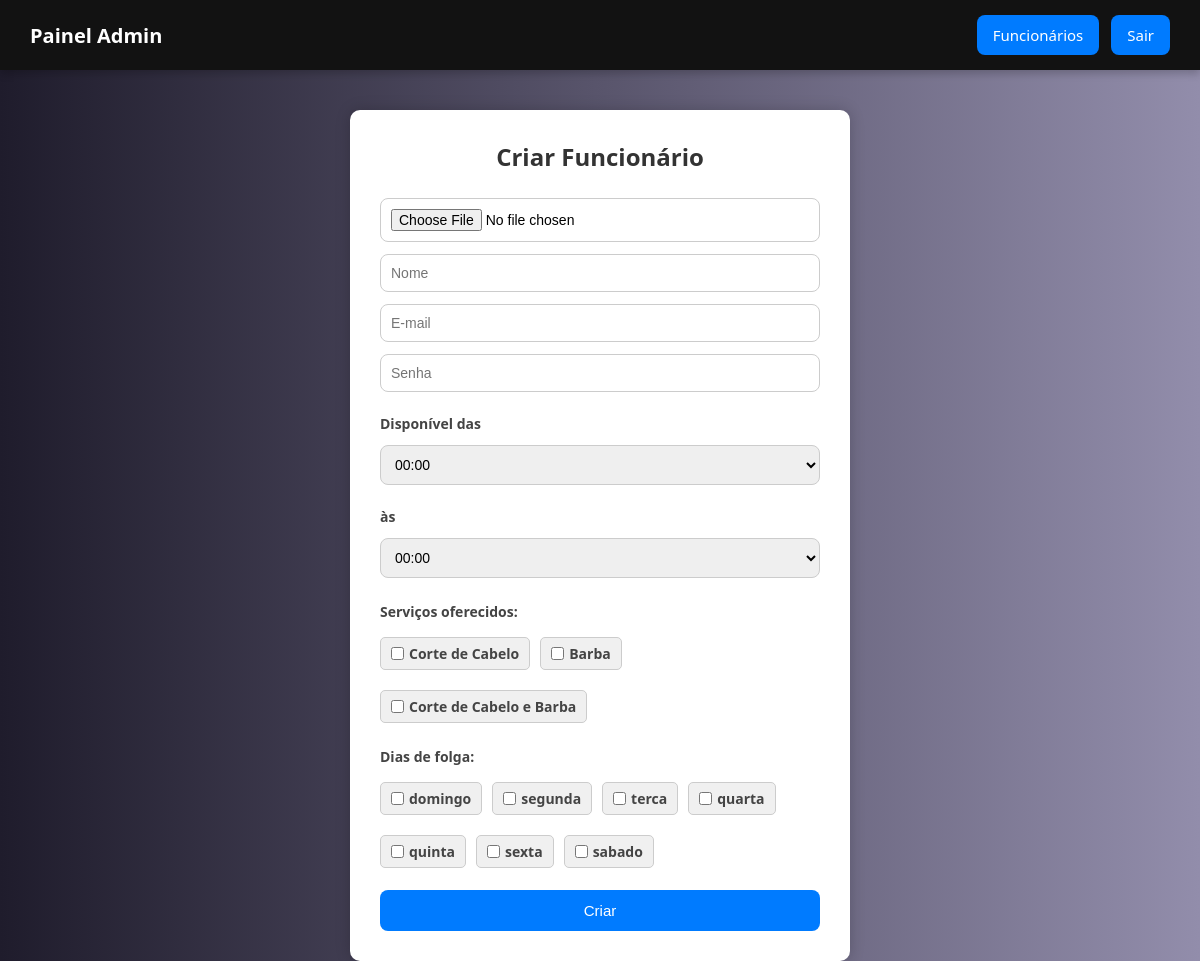
Screenshot of /admin_criar.php (signed in) with the database file from the repository.
### tables this page shows
CREATE TABLE `servicos` (
  `servico_id` int(11) NOT NULL,
  `descricao` varchar(100) DEFAULT NULL,
  `duracao` int(11) DEFAULT NULL,
  `preco` decimal(10,2) DEFAULT NULL
);

### admin_criar.php (the view, shortened to what this page needs)
<?php
include 'backend/conexao.php';
$servicos = [];
$result_servicos = $conn->query("SELECT servico_id, descricao FROM servicos");
while ($row = $result_servicos->fetch_assoc()) {
    $servicos[] = $row;
}
?>
<!DOCTYPE html>
<html lang="pt-BR">
<head>
</head>
<body>
    <div class="menu">
        <div class="logo">
            Painel Admin
        </div>
        <div class="menu-links">
            <a href="admin_usuarios.php">Funcionários</a>
            <a href="backend/sair.php">Sair</a>
        </div>
    </div>
    <div class="container">
        <h2>Criar Funcionário</h2>
        <form action="backend/salvar_funcionario.php" method="POST" enctype="multipart/form-data">
            <input type="file" name="foto" accept="image/*" required>
            <input type="text" name="nome" placeholder="Nome" required>
            <input type="email" name="email" placeholder="E-mail" required>
            <input type="password" name="password" placeholder="Senha" required>
            <label>Disponível das</label>
            <select name="hora_inicio" required>
                <?php for ($h = 0; $h < 24; $h++): ?>
                    <?php $hora = str_pad($h, 2, '0', STR_PAD_LEFT) . ":00"; ?>
                    <option value="<?= $hora ?>"><?= $hora ?></option>
                <?php endfor; ?>
            </select>
            <label>às</label>
            <select name="hora_fim" required>
                <?php for ($h = 0; $h < 24; $h++): ?>
                    <?php $hora = str_pad($h, 2, '0', STR_PAD_LEFT) . ":00"; ?>
                    <option value="<?= $hora ?>"><?= $hora ?></option>
                <?php endfor; ?>
            </select>
            <div class="servicos-container">
                <label>Serviços oferecidos:</label>
                <div class="checkbox-group">
                    <?php foreach ($servicos as $servico): ?>
                        <label class="checkbox-item">
                            <input type="checkbox" name="servicos[]" value="<?= htmlspecialchars($servico['servico_id']) ?>">
                            <?= htmlspecialchars($servico['descricao']) ?>
                        </label>
                    <?php endforeach; ?>
                </div>
            </div>
            <div class="dias-folga-container">
                <label>Dias de folga:</label>
                <div class="checkbox-group">
                    <?php
                    $dias = ["domingo", "segunda", "terca", "quarta", "quinta", "sexta", "sabado"];
                    foreach ($dias as $dia) {
                        echo "<label class='checkbox-item'><input type='checkbox' name='dias_folga[]' value='$dia'> $dia</label>";
                    }
                    ?>
                </div>
            </div>
            <button type="submit">Criar</button>
        </form>
    </div>
</body>
</html>

### admin_criar.php (style rules this page uses)
* { box-sizing: border-box; margin: 0; padding: 0; }
html { height: 100%; background: linear-gradient(to right, #1f1c2c, #928dab); }
body { font-family: 'Segoe UI', Tahoma, Geneva, Verdana, sans-serif; min-height: 100%; }
.menu { width: 100vw; background: #121212; padding: 15px 30px; display: flex; justify-content: space-between; align-items: center; box-shadow: 0 4px 8px rgba(0,0,0,0.2); position: sticky; top: 0; z-index: 100; }
.menu .logo { display: flex; align-items: center; gap: 10px; color: white; font-size: 20px; font-weight: bold; }
.menu .menu-links { display: flex; gap: 12px; }
.menu .menu-links a { color: white; text-decoration: none; font-size: 15px; padding: 10px 16px; background: #007bff; border-radius: 8px; transition: background 0.3s; }
.container { background: white; padding: 30px; border-radius: 10px; box-shadow: 0 0 15px rgba(0, 0, 0, 0.2); width: 90%; max-width: 500px; margin: 40px auto; }
h2 { text-align: center; margin-bottom: 25px; color: #333; }
form { display: flex; flex-direction: column; gap: 12px; }
input[type="file"], input[type="text"], input[type="email"], input[type="password"], select { padding: 10px; border-radius: 8px; border: 1px solid #ccc; font-size: 14px; }
label { font-size: 14px; font-weight: bold; margin-top: 10px; color: #444; }
.dias-folga-container { margin-top: 10px; }
.checkbox-group { display: flex; flex-wrap: wrap; gap: 10px; margin-top: 5px; }
.checkbox-item { background: #f0f0f0; border: 1px solid #ccc; padding: 6px 10px; border-radius: 5px; font-size: 14px; display: flex; align-items: center; gap: 5px; }
.checkbox-item input { margin: 0; }
button { padding: 12px; background: #007bff; color: white; border: none; border-radius: 8px; font-size: 15px; cursor: pointer; margin-top: 10px; }
.servicos-container { margin-top: 10px; }

### rows the page displays
servicos: descricao "Corte de Cabelo"
servicos: descricao "Barba"
servicos: descricao "Corte de Cabelo e Barba"

### other values shown
$dia "domingo"
$dia "segunda"
$dia "terca"
$dia "quarta"
$dia "quinta"
$dia "sexta"
$dia "sabado"
form field hora_inicio "00:00"
form field hora_fim "00:00"
